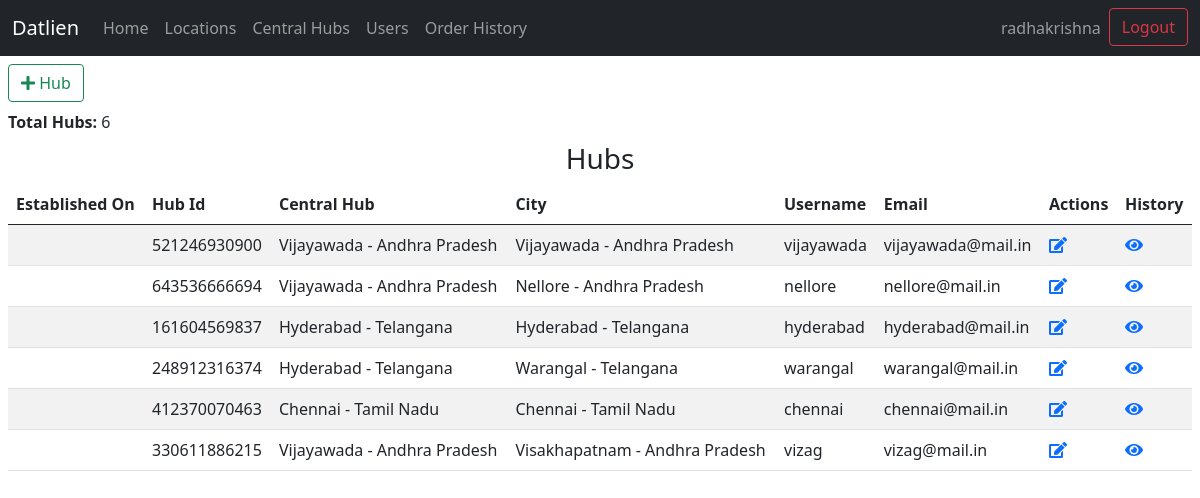
/datlien_admin/viewHubs/ (signed in), run on an earlier commit of the app's database.
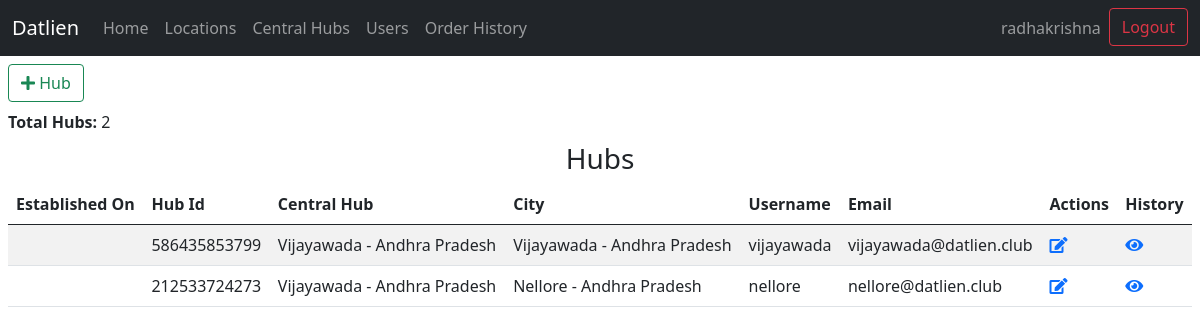
And on a later commit of the database.
### datlien/models.py (models this page shows, shortened)
class Hub(RandomIDModel):
    central_hub = models.ForeignKey(CentralHub,on_delete=models.CASCADE,related_name='+')
    city = models.ForeignKey(City,on_delete=models.CASCADE,related_name='+')
    username = models.CharField(max_length=20)
    password = models.CharField(max_length=20)
    email = models.EmailField()
    address = models.CharField(max_length=100)
    base_fare = models.DecimalField(max_digits=9,decimal_places=2,default=0)
    created_on = models.DateTimeField(auto_now_add=True)
    updated_on = models.DateTimeField(auto_now=True)

class CentralHub(RandomIDModel):
    state = models.ForeignKey(State,on_delete=models.CASCADE,related_name='+')
    city = models.ForeignKey(City,on_delete=models.CASCADE,related_name='+')
    username = models.CharField(max_length=20)
    password = models.CharField(max_length=20)
    email = models.EmailField()
    address = models.CharField(max_length=100)
    base_fare = models.DecimalField(max_digits=9,decimal_places=2,default=0)
    created_on = models.DateTimeField(auto_now_add=True)
    updated_on = models.DateTimeField(auto_now=True)
    def __str__(self):
        return f"{self.city.city} - {self.state}"

class City(RandomIDModel):
    state = models.ForeignKey(State,on_delete=models.CASCADE,related_name='+')
    city = models.CharField(max_length=20)
    created_on = models.DateTimeField(auto_now_add=True)
    updated_on = models.DateTimeField(auto_now=True)
    def __str__(self):
        return f"{self.city} - {self.state}"

class State(RandomIDModel):
    name = models.CharField(max_length=50)
    def __str__(self):
        return self.name

### datlien/views.py (the view)
# urls.py: path('viewHubs/', views.viewHubs, name='viewHubs'),
@login_required(login_url="login/")
def viewHubs(request):
    hubs = Hub.objects.all()
    username = request.user.get_username()
    superuser = request.user.is_superuser
    return render(request, "datlien/viewHubs.html",{
        'username':username,
        'hubs':hubs,
        'superuser':superuser,
    })

### datlien/templates/datlien/viewHubs.html
{% extends "datlien/layout.html" %}
{% block 'body' %}
{% load widget_tweaks %}
<div class="m-2">
    <a class="btn btn-outline-success" href="{% url 'addHub' %}"> <i class="fa fa-plus"></i> <span class="h6">Hub</span></a>
</div>
<div class="m-2">
    {% if hubs %}
        <b>Total Hubs:</b> {{hubs.count}}
    {% endif %}
</div>
<div class="m-2">
    <h3 class="text-center">Hubs</h3>
    <table class="table table-striped">
        <thead>
            <th scope="col">Established On</th>
            <th scope="col">Hub Id</th>
            <th scope="col">Central Hub</th>
            <th scope="col">City</th>
            <th scope="col">Username</th>
            <th scope="col">Email</th>
            <th scope="col">Actions</th>
            <th scope="col">History</th>
        </thead>
        <tbody>
            {% for hub in hubs %}
            <tr>
                <td>{{hub.date}}</td>
                <td>{{hub.id}}</td>
                <td>{{hub.central_hub}}</td>
                <td>{{hub.city}}</td>
                <td>{{hub.username}}</td>
                <td>{{hub.email}}</td>
                <td>
                    <a href="{% url 'editHub' hub.username %}"> <i class="fa fa-edit"></i> </a>
                </td>
                <td>
                    <a href="{% url 'hub_history' hub.id %}"> <i class="fas fa-eye"></i> </a>
                </td>
            </tr>
            {% endfor %}
        </tbody>
    </table>
</div>
{% endblock %}

What changed in the data, as far as the page shows it:
removed Hub: id "521246930900", central_hub "Vijayawada - Andhra Pradesh", city "Vijayawada - Andhra Pradesh", username "vijayawada", email "vijayawada@mail.in"
removed Hub: id "643536666694", central_hub "Vijayawada - Andhra Pradesh", city "Nellore - Andhra Pradesh", username "nellore", email "nellore@mail.in"
removed Hub: id "161604569837", central_hub "Hyderabad - Telangana", city "Hyderabad - Telangana", username "hyderabad", email "hyderabad@mail.in"
removed Hub: id "248912316374", central_hub "Hyderabad - Telangana", city "Warangal - Telangana", username "warangal", email "warangal@mail.in"
removed Hub: id "412370070463", central_hub "Chennai - Tamil Nadu", city "Chennai - Tamil Nadu", username "chennai", email "chennai@mail.in"
removed Hub: id "330611886215", central_hub "Vijayawada - Andhra Pradesh", city "Visakhapatnam - Andhra Pradesh", username "vizag", email "vizag@mail.in"
added Hub: id "586435853799", central_hub "Vijayawada - Andhra Pradesh", city "Vijayawada - Andhra Pradesh", username "vijayawada", email "vijayawada@datlien.club"
added Hub: id "212533724273", central_hub "Vijayawada - Andhra Pradesh", city "Nellore - Andhra Pradesh", username "nellore", email "nellore@datlien.club"
Also different on the page:
{{ hubs.count }}: "6" → "2"
